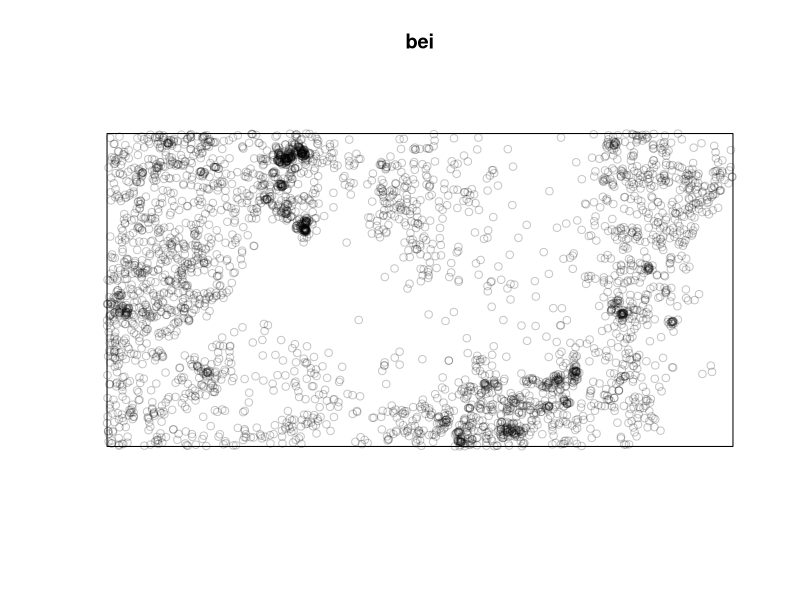
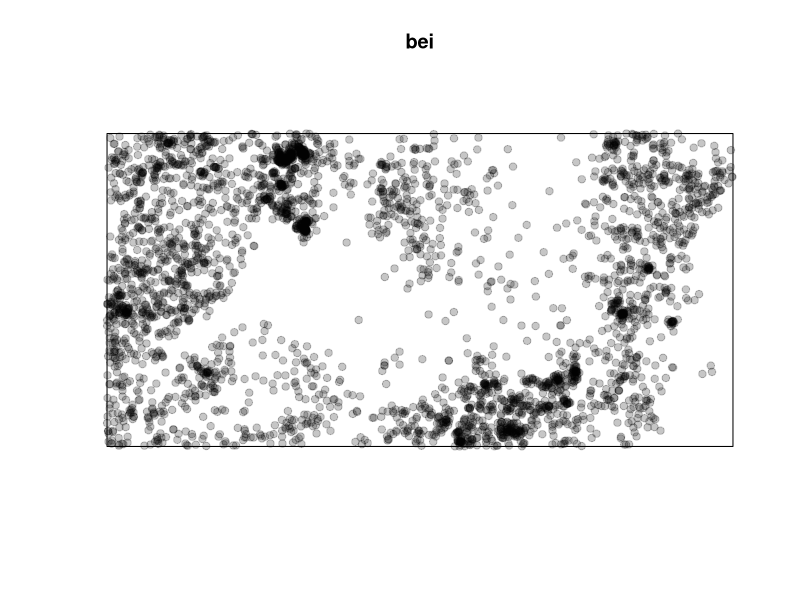
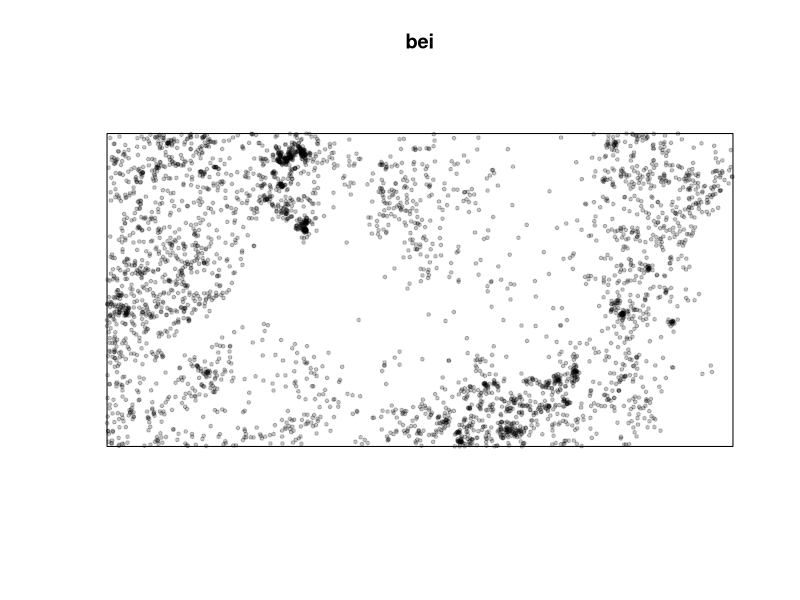
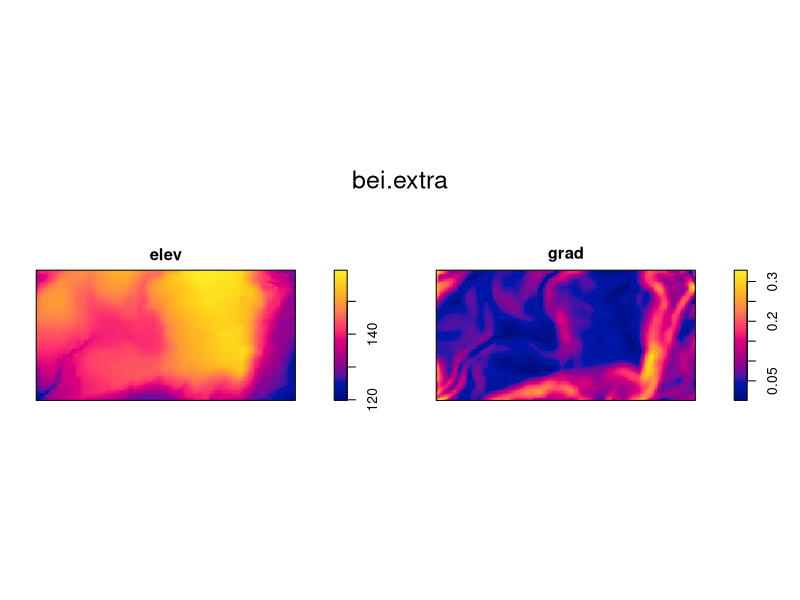
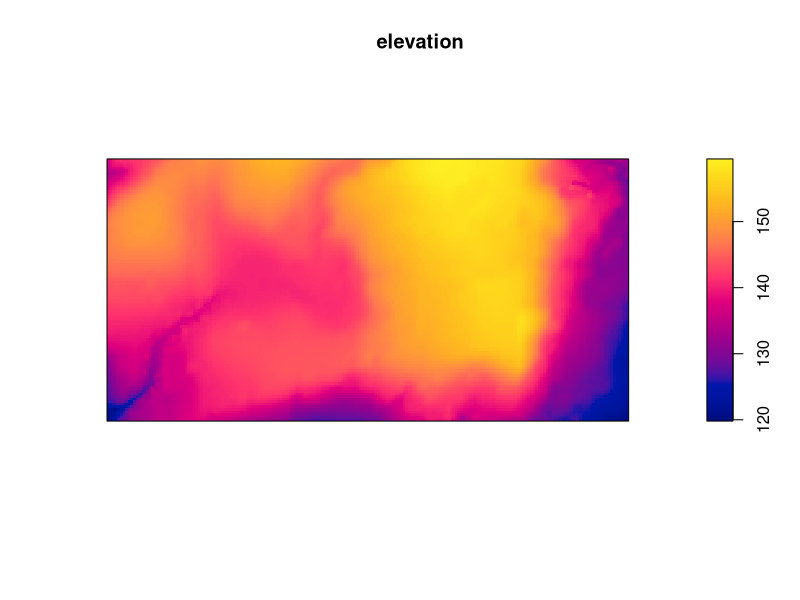
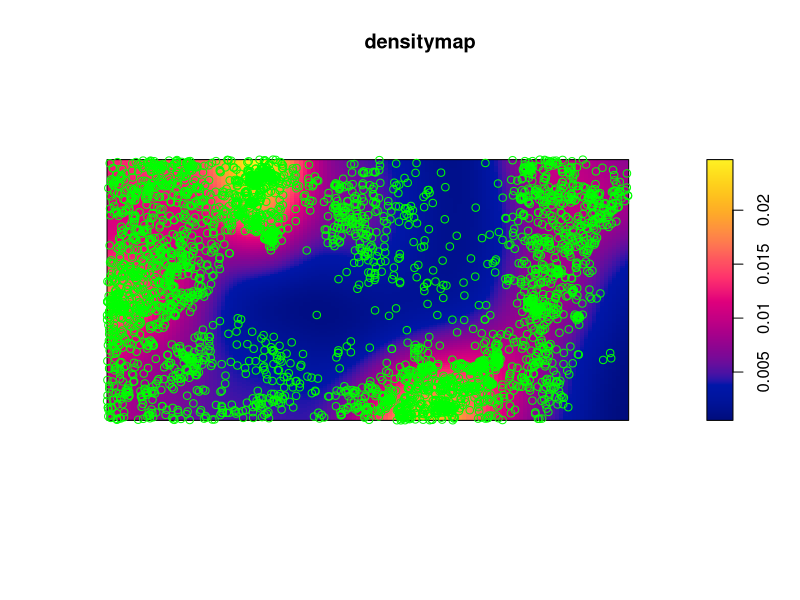

These charts were generated, in order, by the following R code: (Note: this script raises an error after producing the figures.)
# How to calculate the density of individuals in a population

# Installing the spatstat package
install.packages("spatstat")

# Recalling the package
library(spatstat)

# dataset
bei

plot(bei)
plot(bei, pch=19)
plot(bei, pch=19, cex=.5)

bei.extra
plot(bei.extra)

# Extracting data
elevation <- bei.extra$elev
plot(elevation)

elevation <- bei.extra[[1]]

# Density map starting from points
densitymap <- density(bei)
densitymap

plot(densitymap)
points(bei, col="green")

# Plotting the maps one beside the other
par(mfrow=c(1,2))
plot(elevation2)
plot(densitymap)

# Exercise: make a multiframe with maps one on top of the other
par(mfrow=c(2,1))
plot(elevation2)
plot(densitymap)

# one frined to clear graphs
dev.off()
plot(elevation2)

# Changin colors to maps
cl <- colorRampPalette(c("red", "orange", "yellow"))(3)
plot(densitymap, col=cl)

cl <- colorRampPalette(c("red", "orange", "yellow"))(10)
plot(densitymap, col=cl)

cl <- colorRampPalette(c("red", "orange", "yellow"))(100)
plot(densitymap, col=cl)

# search your browser for "colors in R" 
# http://www.stat.columbia.edu/~tzheng/files/Rcolor.pdf

# Exercise: change the color ramp palette using different colors

cln <- colorRampPalette(c("purple1", "orchid2", "palegreen3", "paleturquoise"))(100)
plot(densitymap, col=cln)

# Exrcise: build a multiframe and plot the densitymap with two different color ramp palettes one beside the other

par(mfrow=c(1,2))

cln <- colorRampPalette(c("purple1", "orchid2", "palegreen3", "paleturquoise"))(100)
plot(densitymap, col=cln)

clg <- colorRampPalette(c("green4", "green3", "green2", "green1", "green"))(100)
plot(densitymap, col=clg)

dev.off()
